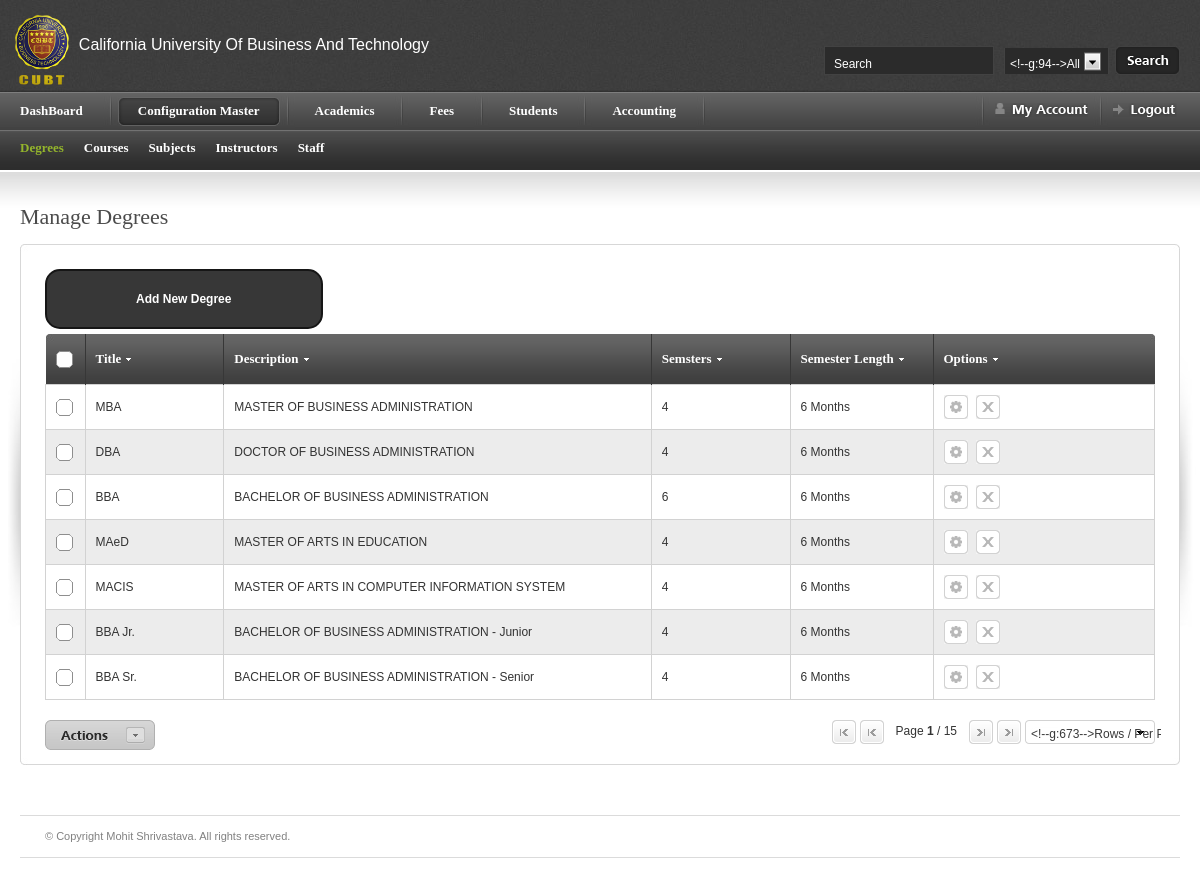
Screenshot of /Manage-Degrees.php with the database file from the repository.
### tables this page shows
CREATE TABLE `tblmenu` (
  `ID` int(11) NOT NULL,
  `MenuName` varchar(50) NOT NULL,
  `NavigateTo` varchar(250) NOT NULL,
  `ParentMenu` varchar(50) NOT NULL
);

CREATE TABLE `degrees` (
  `id` int(11) NOT NULL,
  `Title` varchar(255) DEFAULT NULL,
  `Description` varchar(255) DEFAULT NULL,
  `TotalSemester` int(11) DEFAULT NULL,
  `SemesterLength` int(11) DEFAULT NULL
);

### Manage-Degrees.php (the view, shortened to what this page needs)
<?PHP include("includes/top-most.php");?>
<?PHP include("includes/header.php");?>
</div>
<div id="content-outer">
<div id="content">
	<div id="page-heading">
		<h1>Manage Degrees</h1>
	</div>
	<table border="0" width="100%" cellpadding="0" cellspacing="0" id="content-table">
	<tr>
		<th rowspan="3" class="sized"><img src="images/shared/side_shadowleft.jpg" width="20" height="300" alt="" /></th>
		<th class="topleft"></th>
		<td id="tbl-border-top">&nbsp;</td>
		<th class="topright"></th>
		<th rowspan="3" class="sized"><img src="images/shared/side_shadowright.jpg" width="20" height="300" alt="" /></th>
	</tr>
	<tr>
		<td id="tbl-border-left"></td>
		<td>
		<div id="content-table-inner">
			<div id="table-content">
				<a href="Add-Degrees.php"><div id="AddButton" class="md-trigger" data-modal="modal-13">Add New Degree</div></a>
				<form id="mainform" action="">
				<table border="0" width="100%" cellpadding="0" cellspacing="0" id="product-table">
				<tr>
					<th class="table-header-check"><a id="toggle-all" ></a></th>
					<th class="table-header-repeat line-left minwidth-1"><a href="">Title</a></th>
					<th class="table-header-repeat line-left minwidth-1"><a href="">Description</a></th>
					<th class="table-header-repeat line-left minwidth-1"><a href="">Semsters</a></th>
					<th class="table-header-repeat line-left minwidth-1"><a href="">Semester Length</a></th>
					<th class="table-header-options line-left"><a href="">Options</a></th>
				</tr>
				<?php
					$altrow=false;
					$newque="SELECT * FROM degrees";
					$qu=mysqli_query($conn, $newque);
					while($rs=mysqli_fetch_array($qu))
					{
				?>
				<tr <?PHP if($altrow){echo "class='alternate-row'";} ?> >
					<td><input type="checkbox"/></td>
					<td><?=$rs['Title']?></td>
					<td><?=$rs['Description']?></td>
					<td><?=$rs['TotalSemester']?></td>
					<td><?=$rs['SemesterLength']?> Months</td>
					<td class="options-width">
					<a href="" title="Edit" class="icon-1 info-tooltip"></a>
					<a href="" title="Delete" class="icon-2 info-tooltip"></a>
					</td>
				</tr>
				<?php
						$altrow=!$altrow;
					}
				?>
				</table>
				</form>
			</div>
			<div id="actions-box">
				<a href="" class="action-slider"></a>
			</div>
			<table border="0" cellpadding="0" cellspacing="0" id="paging-table">
			<tr>
			<td>
				<a href="" class="page-far-left"></a>
				<a href="" class="page-left"></a>
				<div id="page-info">Page <strong>1</strong> / 15</div>
				<a href="" class="page-right"></a>
				<a href="" class="page-far-right"></a>
			</td>
			<td>
			</td>
			</tr>
			</table>
		</div>
		</td>
		<td id="tbl-border-right"></td>
	</tr>
	<tr>
	<th class="sized bottomleft"></th>
	<td id="tbl-border-bottom">&nbsp;</td>
	<th class="sized bottomright"></th>
	</tr>
</table>
<?PHP include("includes/footer.php"); ?>

### includes/top-most.php (shortened to what this page needs)
<!DOCTYPE html PUBLIC "-//W3C//DTD XHTML 1.0 Strict//EN" "http://www.w3.org/TR/xhtml1/DTD/xhtml1-strict.dtd">
<html xmlns="http://www.w3.org/1999/xhtml">
<head>

### includes/header.php (shortened to what this page needs)
<link rel="stylesheet" href="css/screen.css" type="text/css" media="screen" title="default" />
<link rel="stylesheet" href="css/css/font-awesome.min.css" type="text/css" />
<link rel="stylesheet" href="css/datePicker.css" type="text/css" />
</head>
<body>
<div id="page-top-outer">
<div id="page-top">
	<div id="logo">
	<a href=""><img src="images/shared/cubtlogo.png" height="70" alt="" /><span>California University Of Business And Technology<span></a>
	</div>
	<div id="top-search">
		<table border="0" cellpadding="0" cellspacing="0">
		<tr>
		<td><input type="text" value="Search" onBlur="if (this.value=='') { this.value='Search'; }" onFocus="if (this.value=='Search') { this.value=''; }" class="top-search-inp" /></td>
		<td>
		</td>
		<td>
		<input type="image" src="images/shared/top_search_btn.gif"  />
		</td>
		</tr>
		</table>
	</div>
</div>
</div>
<div class="nav-outer-repeat">
<div class="nav-outer">
	<div id="nav-right">
		<div class="nav-divider">&nbsp;</div>
		<div class="showhide-account"><img src="images/shared/nav/nav_myaccount.gif" width="93" height="14" alt="MyAccout" /></div>
		<div class="nav-divider">&nbsp;</div>
		<a href="SuperAdmin/logout.php" id="logout"><img src="images/shared/nav/nav_logout.gif" width="64" height="14" alt="Logout" /></a>
	</div>
	<div class="nav">
		<div class="table">
		<ul class="select">
			<li <?PHP if($_SESSION['CurrentMenu']=="DashBoard") { echo "class='current'"; }  ?> >
				<a href="dashboard.php"> <b>DashBoard</b></a>
			</li>
		</ul>
		<div class="nav-divider">&nbsp;</div>
		<?PHP
			$newque="SELECT * FROM tblmenu WHERE ParentMenu=''";
			$qu=mysqli_query($conn, $newque);
			while($rs=mysqli_fetch_array($qu))
			{
		?>
		<ul class="select"><li <?PHP if($_SESSION['CurrentMenu']==$rs['MenuName']) { echo "class='current'"; }  ?> > <a href="#nogo"> <b><?=$rs['MenuName']?></b></a>	<div class="select_sub <?PHP  if($_SESSION['CurrentMenu']==$rs['MenuName']) { echo "show"; }  ?>">
			<ul class="sub">
				<?PHP
					$newque1="SELECT * FROM tblmenu WHERE ParentMenu='".$rs['MenuName']."'";
					$qu1=mysqli_query($conn, $newque1);
					while($rs1=mysqli_fetch_array($qu1))
					{
				?>
			  <li <?PHP  if($_SESSION['CurrentSubMenu']==$rs1['MenuName']) { echo "class='sub_show'"; }?>><a href="<?=$rs1['NavigateTo']?>"><?=$rs1['MenuName']?></a></li>
				<?PHP
					}
				?>
			</ul>
		</div>
		</li>
		</ul>
		<div class="nav-divider">&nbsp;</div>
		<?PHP
			}
		?>
		</div>
	</div>
</div>

### includes/footer.php (shortened to what this page needs)
</div>
</div>
<div id="footer">
	<div id="footer-left">
	&copy; Copyright <a href="http://www.mohitshrivastava.com">Mohit Shrivastava</a>. All rights reserved.</div>
</div>
</body>
</html>

### rows the page displays
tblmenu: MenuName "Configuration Master"
tblmenu: MenuName "Degrees"
tblmenu: MenuName "Courses"
tblmenu: MenuName "Subjects"
tblmenu: MenuName "Instructors"
tblmenu: MenuName "Staff"
tblmenu: MenuName "Academics"
tblmenu: MenuName "Fees"
tblmenu: MenuName "Students"
tblmenu: MenuName "Accounting"
degrees: Title "MBA", Description "MASTER OF BUSINESS ADMINISTRATION", TotalSemester "4", SemesterLength "6"
degrees: Title "DBA", Description "DOCTOR OF BUSINESS ADMINISTRATION", TotalSemester "4", SemesterLength "6"
degrees: Title "BBA", Description "BACHELOR OF BUSINESS ADMINISTRATION", TotalSemester "6", SemesterLength "6"
degrees: Title "MAeD", Description "MASTER OF ARTS IN EDUCATION", TotalSemester "4", SemesterLength "6"
degrees: Title "MACIS", Description "MASTER OF ARTS IN COMPUTER INFORMATION SYSTEM", TotalSemester "4", SemesterLength "6"
degrees: Title "BBA Jr.", Description "BACHELOR OF BUSINESS ADMINISTRATION - Junior", TotalSemester "4", SemesterLength "6"
degrees: Title "BBA Sr.", Description "BACHELOR OF BUSINESS ADMINISTRATION - Senior", TotalSemester "4", SemesterLength "6"
